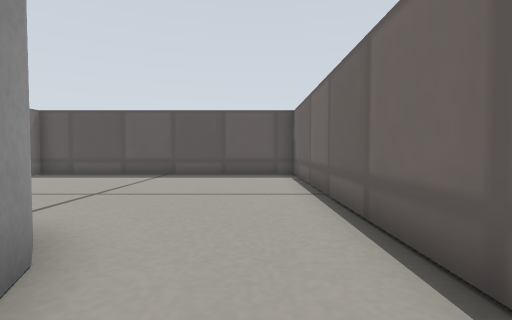
View 1 (above)

15 first-person views from a walk through a world built for the Gazebo simulator. The camera is 0.19 m above the floor, tilts 2° down and sees 85° across. The floor is counted in squares, 0.2 m on a side. Each view is taken from the middle of a square. On the plan, view 1 faces up. The plan holds only what a view shows up to about 11 squares ahead; the rest is blank. Simple patterns stand in for the simulator's built-in surfaces.

View 2
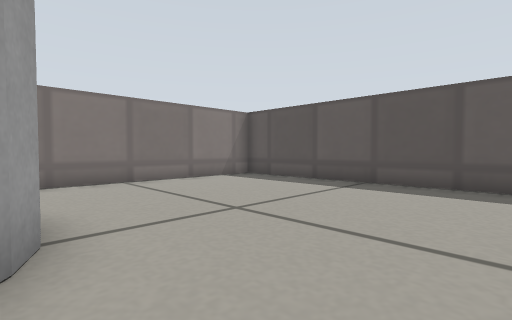

View 3
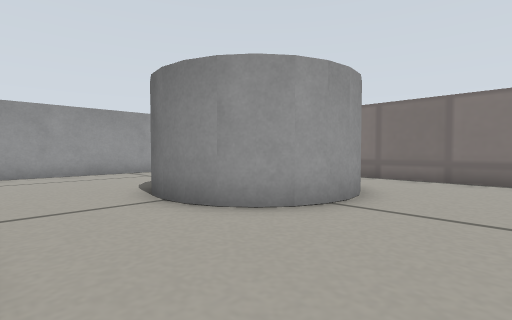

View 4
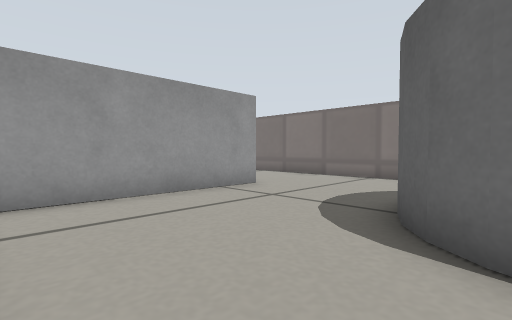

View 5
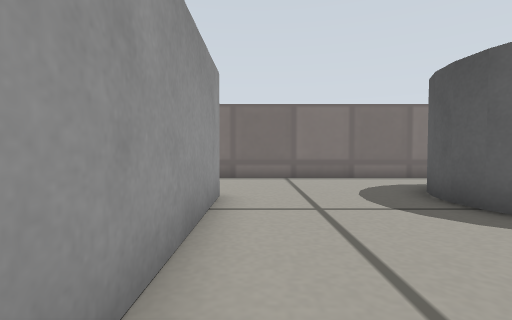

View 6
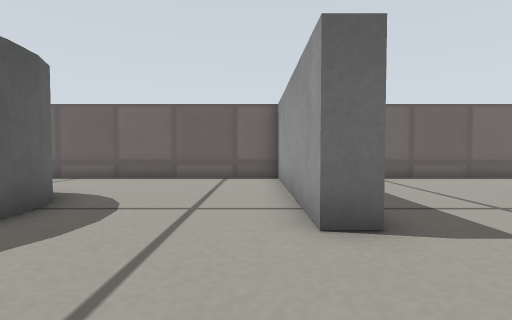

View 7
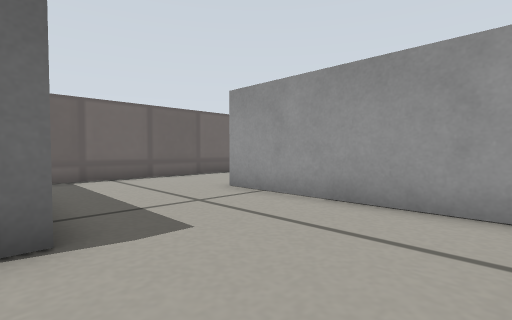

View 8
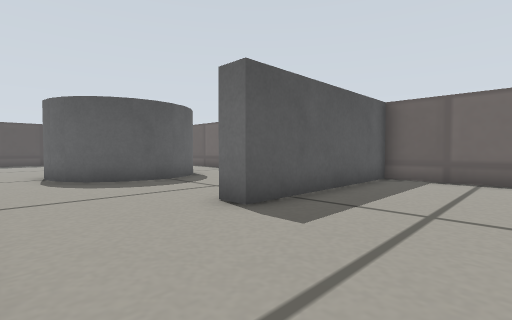

View 9
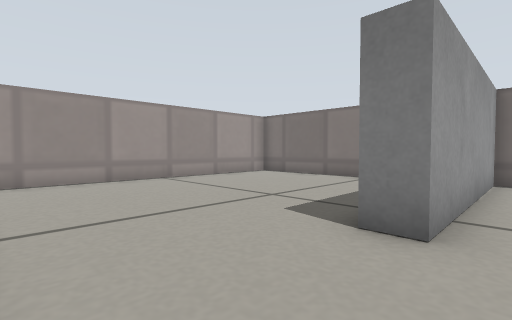

View 10
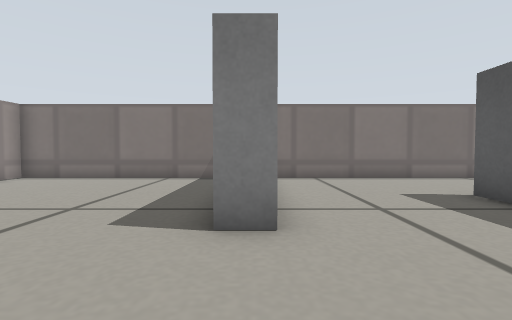

View 11
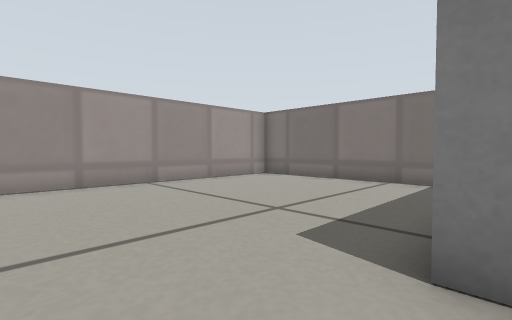

View 12
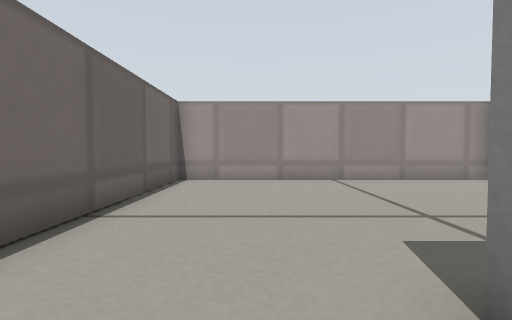

View 13
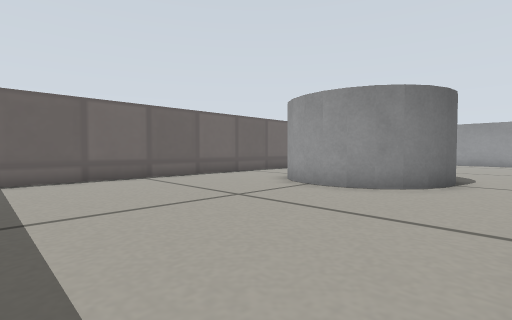

View 14
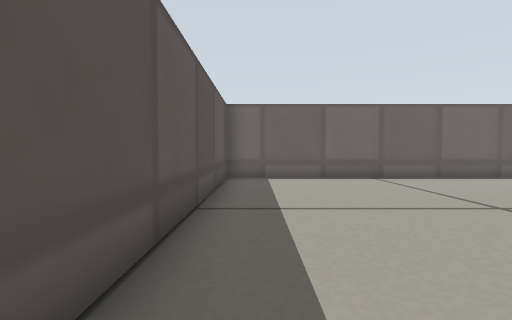

View 15
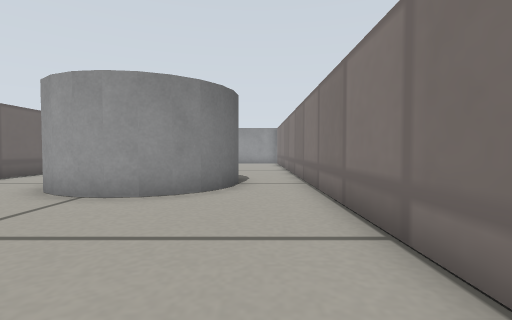

### Floor plan
Key: @ floor where view 1 was taken; # wall or solid block; . floor; C grey cylinder.
Columns run from 9 left of view 1 to 2 right of it. Each row starts with its distance up from view 1.
 11 ############
 10 #..........#
  9 #..........#
  8 #..........#
  7 #..........#
  6 #..........#
  5 #..........#
  4 #..........#
  3 #...CCC....#
  2 #..C   C...#
  1 #..C   C...#
  0 #..C   C.@.#
 -1 #...CCC....#
 -2 #..........#
 -3 #..........#
 -4 #..........#
 -5 #..........#
 -6 #....#######
 -7 #..........#
 -8 #..........#
 -9 #..........#
-10 #..........#
-11 #######....#
-12 #..........#
-13 #..........#
-14 #..........#
-15 #..........#
-16 #..........#
-17 #..........#
-18 #..........#
-19 ############

Where each view was taken, in squares from view 1:
view 1: 0 up, 0 right, facing up
view 2: 3 up, 0 right, facing up-left
view 3: 6 up, 1 right, facing down-left
view 4: 0 up, 1 right, facing down-left
view 5: 5 down, 1 right, facing left
view 6: 5 down, 8 left, facing right
view 7: 6 down, 8 left, facing down-right
view 8: 10 down, 8 left, facing up-right
view 9: 10 down, 1 right, facing down-left
view 10: 11 down, 1 right, facing left
view 11: 11 down, 0 right, facing down-left
view 12: 10 down, 1 left, facing down
view 13: 10 up, 8 left, facing down-right
view 14: 10 up, 8 left, facing right
view 15: 9 up, 7 left, facing down
